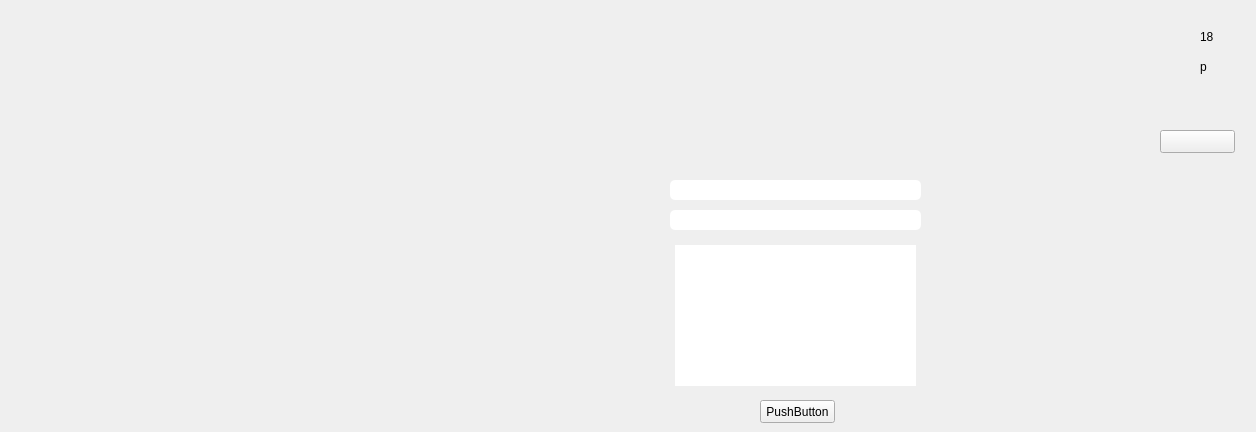
   <widget class="QWidget" name="page_19">
    <widget class="QLineEdit" name="lineEdit_2">
     <property name="geometry">
      <rect>
       <x>670</x>
       <y>180</y>
       <width>251</width>
       <height>20</height>
      </rect>
     </property>
     <property name="styleSheet">
      <string notr="true">
padding: 5px;
border-radius: 5px;

font-weight: bold;
</string>
     </property>
    </widget>
    <widget class="QPlainTextEdit" name="plainTextEdit">
     <property name="geometry">
      <rect>
       <x>670</x>
       <y>240</y>
       <width>251</width>
       <height>151</height>
      </rect>
     </property>
     <property name="styleSheet">
      <string notr="true">
padding: 5px;
border-radius: 5px;

font-weight: bold;
</string>
     </property>
    </widget>
    <widget class="QLineEdit" name="lineEdit_3">
     <property name="geometry">
      <rect>
       <x>670</x>
       <y>210</y>
       <width>251</width>
       <height>20</height>
      </rect>
     </property>
     <property name="styleSheet">
      <string notr="true">
padding: 5px;
border-radius: 5px;

font-weight: bold;
</string>
     </property>
    </widget>
    <widget class="QPushButton" name="pushButton_159">
     <property name="geometry">
      <rect>
       <x>760</x>
       <y>400</y>
       <width>75</width>
       <height>23</height>
      </rect>
     </property>
     <property name="text">
      <string>PushButton</string>
     </property>
    </widget>
    <widget class="QLabel" name="label_187">
     <property name="geometry">
      <rect>
       <x>1200</x>
       <y>30</y>
       <width>47</width>
       <height>14</height>
      </rect>
     </property>
     <property name="text">
      <string>18</string>
     </property>
    </widget>
    <widget class="QLabel" name="label_189">
     <property name="geometry">
      <rect>
       <x>1200</x>
       <y>60</y>
       <width>47</width>
       <height>14</height>
      </rect>
     </property>
     <property name="text">
      <string>p</string>
     </property>
    </widget>
    <widget class="QPushButton" name="pushButton_163">
     <property name="geometry">
      <rect>
       <x>1160</x>
       <y>130</y>
       <width>75</width>
       <height>23</height>
      </rect>
     </property>
     <property name="text">
      <string/>
     </property>
    </widget>
   </widget>
